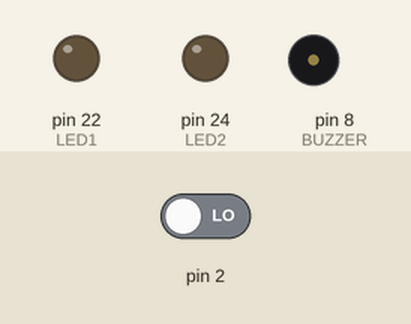
Bench run of a sketch on a simulated Arduino Mega 2560, built with avr-gcc and run on an emulated ATmega2560. Shown: output pins drawn as LEDs (lit = HIGH), buzzer (waves = sounding, pin HIGH). Inputs (shaded band) come from the test bench; at power-on: pin 2 LOW.

Above: at 1.2 s.
1.3 s: pin 2 driven HIGH
At 1.8 s:
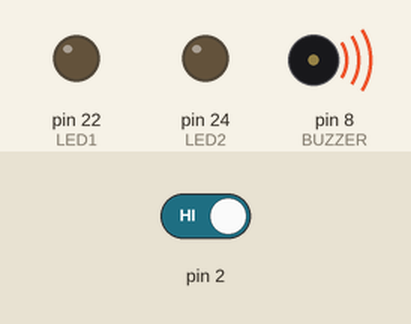
At 3.0 s:
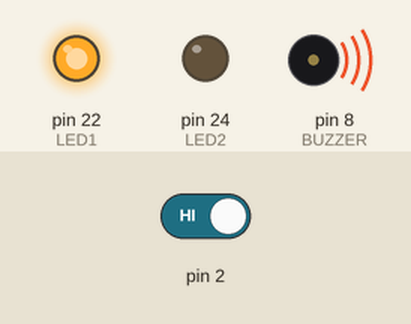
4.3 s: pin 2 driven LOW
At 4.8 s:
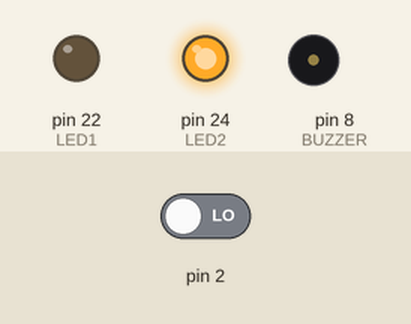
Timing chart, 0 to 13.3 s (numbered marks = the images above; inputs shaded):
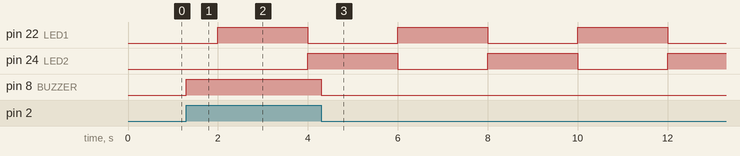

The sketch:

week5_CapstonChallenge2-3.ino
```cpp
#include <TimerOne.h>

#include <MsTimer2.h>

#include <LiquidCrystal.h>

// LiquidCrystal lcd(42, 43, 44, 45, 46, 47);

int switch_state;
int int_sw = 2;
int LED1 = 22;
int LED2 = 24;
int BUZZER = 8;
int LED1_state = HIGH;
int LED2_state = LOW;

void setup() {
  // put your setup code here, to run once:

  // lcd.begin(16, 2);
  // lcd.print("hello!");
  pinMode(LED1, OUTPUT);
  pinMode(LED2, OUTPUT);
  pinMode(BUZZER, OUTPUT);
  Timer1.initialize(2000000); // 2초
  Timer1.attachInterrupt(flush);
}

void loop() {
  // put your main code here, to run repeatedly:
  // lcd.setCursor(0, 1);
  // lcd.print(millis() / 1000);
  switch_state = digitalRead(2);
  if (switch_state == HIGH) {
    digitalWrite(BUZZER, HIGH);
  } else {
    digitalWrite(BUZZER, LOW);
  }
}

void flush() {
  if (LED1_state == HIGH) {
    digitalWrite(LED1, LED1_state);
  } else if (LED1_state == LOW) {
    digitalWrite(LED1, LED1_state);
  }

  if (LED2_state == HIGH) {
    digitalWrite(LED2, LED2_state);
  } else if (LED2_state == LOW) {
    digitalWrite(LED2, LED2_state);
  }

  LED1_state = !LED1_state;
  LED2_state = !LED2_state;
}
```

Measured:
- after the input at 1.3 s, pin 8 (BUZZER): LOW → HIGH at once
- after the input at 4.3 s, pin 8 (BUZZER): HIGH → LOW at once
- by itself, pin 22 (LED1), pin 24 (LED2): alternates HIGH for 2.0 s and LOW for 2.0 s
